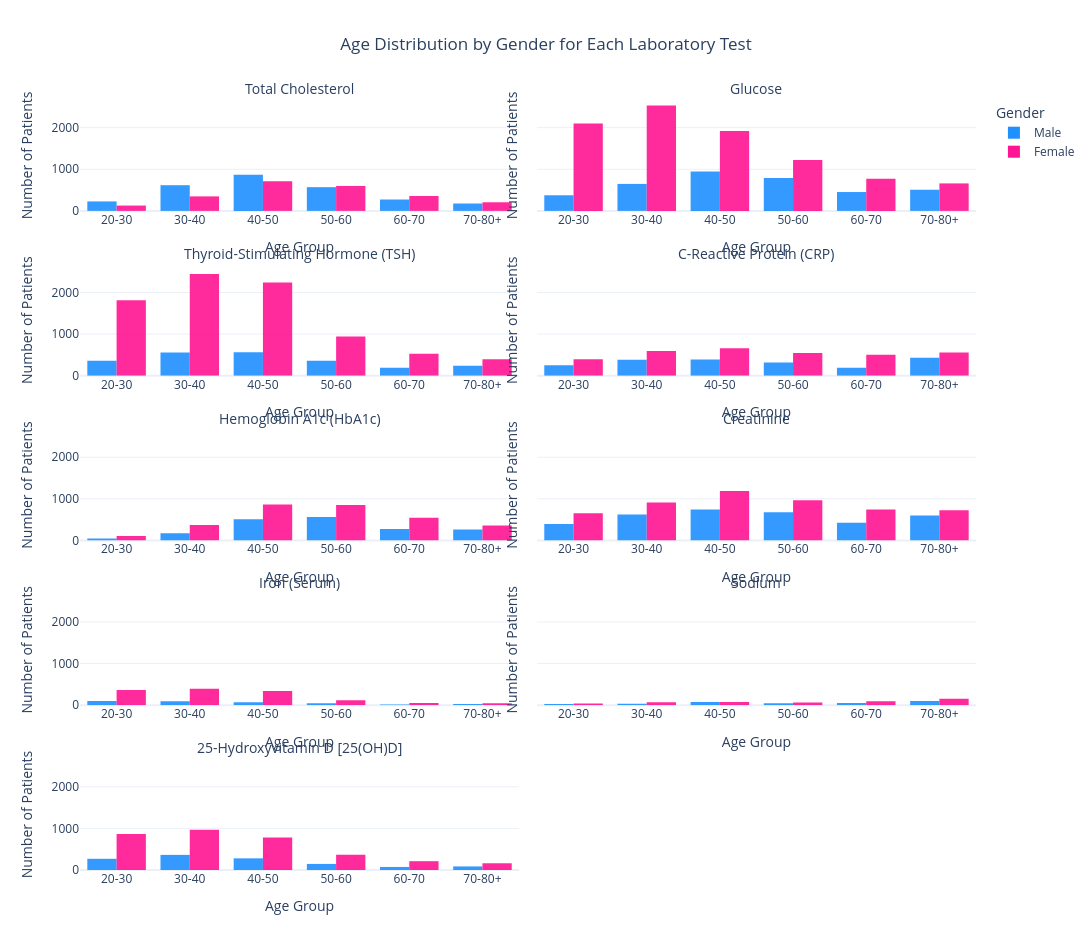

Write notebook code for a chart like this one.
### Code cell
import plotly.express as px

# Tests sélectionnés
tests_selectionnes = [
    'Total Cholesterol',
    'Glucose',
    'Thyroid-Stimulating Hormone (TSH)',
    'C-Reactive Protein (CRP)',
    'Hemoglobin A1c (HbA1c)',
    'Creatinine',
    'Iron (Serum)',
    'Sodium',
    '25-Hydroxyvitamin D [25(OH)D]'
]

# Préparation des données
Lab_Merged_clean_filtered = Lab_Merged_clean.copy()

Lab_Merged_clean_filtered['Age'] = pd.to_numeric(
    Lab_Merged_clean_filtered['Age'],
    errors='coerce'
)

Lab_Merged_clean_filtered = Lab_Merged_clean_filtered[
    (Lab_Merged_clean_filtered['Test Name'].isin(tests_selectionnes)) &
    (Lab_Merged_clean_filtered['Age'] >= 20)
].copy()

# Tranches d'âge
bins = [20, 30, 40, 50, 60, 70, float('inf')]

labels = [
    '20-30', '30-40', '40-50',
    '50-60', '60-70', '70-80+'
]

Lab_Merged_clean_filtered['Age Bracket'] = pd.cut(
    Lab_Merged_clean_filtered['Age'],
    bins=bins,
    labels=labels,
    right=False
)

# Diagramme
age_dist = px.histogram(
    Lab_Merged_clean_filtered,
    x='Age Bracket',
    color='Gender',
    facet_col='Test Name',
    facet_col_wrap=2,
    category_orders={
        'Age Bracket': labels,
        'Test Name': tests_selectionnes
    },
    color_discrete_map={
        'Male': 'dodgerblue',
        'Female': 'deeppink'
    },
    barmode='group',
    opacity=0.9,
    title='Age Distribution by Gender for Each Laboratory Test'
)

age_dist.update_layout(
    template='plotly_white',
    height=950,
    width=1200,
    title_x=0.5,
    font=dict(size=12),
    legend_title_text='Gender',
    bargap=0.2
)

# Affichage clair des tranches d'âge sous chaque test
age_dist.update_xaxes(
    title_text='Age Group',
    tickmode='array',
    tickvals=labels,
    ticktext=labels,
    showticklabels=True
)

age_dist.update_yaxes(
    title_text='Number of Patients',
    rangemode='tozero'
)

# Nom du test au-dessus de chaque graphique
age_dist.for_each_annotation(
    lambda a: a.update(
        text=a.text.split('=')[-1],
        font=dict(size=14)
    )
)

age_dist.show()

### Figure 1 — Plotly figure (JSON) as saved in the notebook; plotly's stock layout.template omitted (floating-point values rounded to 4 significant figures; data arrays with more than 128 entries replaced by an {"elided": "..."} marker saying what was removed)
{"data": [{"alignmentgroup": "True", "bingroup": "x", "hovertemplate": "Gender=Male<br>Test Name=Total Cholesterol<br>Age Bracket=%{x}<br>count=%{y}<extra></extra>", "legendgroup": "Male", "marker": {"color": "dodgerblue", "opacity": 0.9, "pattern": {"shape": ""}}, "name": "Male", "offsetgroup": "Male", "orientation": "v", "showlegend": true, "type": "histogram", "x": {"elided": "2734 str values"}, "xaxis": "x9", "yaxis": "y9"}, {"alignmentgroup": "True", "bingroup": "x", "hovertemplate": "Gender=Male<br>Test Name=Glucose<br>Age Bracket=%{x}<br>count=%{y}<extra></extra>", "legendgroup": "Male", "marker": {"color": "dodgerblue", "opacity": 0.9, "pattern": {"shape": ""}}, "name": "Male", "offsetgroup": "Male", "orientation": "v", "showlegend": false, "type": "histogram", "x": {"elided": "3724 str values"}, "xaxis": "x10", "yaxis": "y10"}, {"alignmentgroup": "True", "bingroup": "x", "hovertemplate": "Gender=Male<br>Test Name=Thyroid-Stimulating Hormone (TSH)<br>Age Bracket=%{x}<br>count=%{y}<extra></extra>", "legendgroup": "Male", "marker": {"color": "dodgerblue", "opacity": 0.9, "pattern": {"shape": ""}}, "name": "Male", "offsetgroup": "Male", "orientation": "v", "showlegend": false, "type": "histogram", "x": {"elided": "2266 str values"}, "xaxis": "x7", "yaxis": "y7"}, {"alignmentgroup": "True", "bingroup": "x", "hovertemplate": "Gender=Male<br>Test Name=C-Reactive Protein (CRP)<br>Age Bracket=%{x}<br>count=%{y}<extra></extra>", "legendgroup": "Male", "marker": {"color": "dodgerblue", "opacity": 0.9, "pattern": {"shape": ""}}, "name": "Male", "offsetgroup": "Male", "orientation": "v", "showlegend": false, "type": "histogram", "x": {"elided": "1969 str values"}, "xaxis": "x8", "yaxis": "y8"}, {"alignmentgroup": "True", "bingroup": "x", "hovertemplate": "Gender=Male<br>Test Name=Hemoglobin A1c (HbA1c)<br>Age Bracket=%{x}<br>count=%{y}<extra></extra>", "legendgroup": "Male", "marker": {"color": "dodgerblue", "opacity": 0.9, "pattern": {"shape": ""}}, "name": "Male", "offsetgroup": "Male", "orientation": "v", "showlegend": false, "type": "histogram", "x": {"elided": "1832 str values"}, "xaxis": "x5", "yaxis": "y5"}, {"alignmentgroup": "True", "bingroup": "x", "hovertemplate": "Gender=Male<br>Test Name=Creatinine<br>Age Bracket=%{x}<br>count=%{y}<extra></extra>", "legendgroup": "Male", "marker": {"color": "dodgerblue", "opacity": 0.9, "pattern": {"shape": ""}}, "name": "Male", "offsetgroup": "Male", "orientation": "v", "showlegend": false, "type": "histogram", "x": {"elided": "3459 str values"}, "xaxis": "x6", "yaxis": "y6"}, {"alignmentgroup": "True", "bingroup": "x", "hovertemplate": "Gender=Male<br>Test Name=Iron (Serum)<br>Age Bracket=%{x}<br>count=%{y}<extra></extra>", "legendgroup": "Male", "marker": {"color": "dodgerblue", "opacity": 0.9, "pattern": {"shape": ""}}, "name": "Male", "offsetgroup": "Male", "orientation": "v", "showlegend": false, "type": "histogram", "x": {"elided": "364 str values"}, "xaxis": "x3", "yaxis": "y3"}, {"alignmentgroup": "True", "bingroup": "x", "hovertemplate": "Gender=Male<br>Test Name=Sodium<br>Age Bracket=%{x}<br>count=%{y}<extra></extra>", "legendgroup": "Male", "marker": {"color": "dodgerblue", "opacity": 0.9, "pattern": {"shape": ""}}, "name": "Male", "offsetgroup": "Male", "orientation": "v", "showlegend": false, "type": "histogram", "x": {"elided": "347 str values"}, "xaxis": "x4", "yaxis": "y4"}, {"alignmentgroup": "True", "bingroup": "x", "hovertemplate": "Gender=Male<br>Test Name=25-Hydroxyvitamin D [25(OH)D]<br>Age Bracket=%{x}<br>count=%{y}<extra></extra>", "legendgroup": "Male", "marker": {"color": "dodgerblue", "opacity": 0.9, "pattern": {"shape": ""}}, "name": "Male", "offsetgroup": "Male", "orientation": "v", "showlegend": false, "type": "histogram", "x": {"elided": "1217 str values"}, "xaxis": "x", "yaxis": "y"}, {"alignmentgroup": "True", "bingroup": "x", "hovertemplate": "Gender=Female<br>Test Name=Total Cholesterol<br>Age Bracket=%{x}<br>count=%{y}<extra></extra>", "legendgroup": "Female", "marker": {"color": "deeppink", "opacity": 0.9, "pattern": {"shape": ""}}, "name": "Female", "offsetgroup": "Female", "orientation": "v", "showlegend": true, "type": "histogram", "x": {"elided": "2351 str values"}, "xaxis": "x9", "yaxis": "y9"}, {"alignmentgroup": "True", "bingroup": "x", "hovertemplate": "Gender=Female<br>Test Name=Glucose<br>Age Bracket=%{x}<br>count=%{y}<extra></extra>", "legendgroup": "Female", "marker": {"color": "deeppink", "opacity": 0.9, "pattern": {"shape": ""}}, "name": "Female", "offsetgroup": "Female", "orientation": "v", "showlegend": false, "type": "histogram", "x": {"elided": "9207 str values"}, "xaxis": "x10", "yaxis": "y10"}, {"alignmentgroup": "True", "bingroup": "x", "hovertemplate": "Gender=Female<br>Test Name=Thyroid-Stimulating Hormone (TSH)<br>Age Bracket=%{x}<br>count=%{y}<extra></extra>", "legendgroup": "Female", "marker": {"color": "deeppink", "opacity": 0.9, "pattern": {"shape": ""}}, "name": "Female", "offsetgroup": "Female", "orientation": "v", "showlegend": false, "type": "histogram", "x": {"elided": "8353 str values"}, "xaxis": "x7", "yaxis": "y7"}, {"alignmentgroup": "True", "bingroup": "x", "hovertemplate": "Gender=Female<br>Test Name=C-Reactive Protein (CRP)<br>Age Bracket=%{x}<br>count=%{y}<extra></extra>", "legendgroup": "Female", "marker": {"color": "deeppink", "opacity": 0.9, "pattern": {"shape": ""}}, "name": "Female", "offsetgroup": "Female", "orientation": "v", "showlegend": false, "type": "histogram", "x": {"elided": "3247 str values"}, "xaxis": "x8", "yaxis": "y8"}, {"alignmentgroup": "True", "bingroup": "x", "hovertemplate": "Gender=Female<br>Test Name=Hemoglobin A1c (HbA1c)<br>Age Bracket=%{x}<br>count=%{y}<extra></extra>", "legendgroup": "Female", "marker": {"color": "deeppink", "opacity": 0.9, "pattern": {"shape": ""}}, "name": "Female", "offsetgroup": "Female", "orientation": "v", "showlegend": false, "type": "histogram", "x": {"elided": "3091 str values"}, "xaxis": "x5", "yaxis": "y5"}, {"alignmentgroup": "True", "bingroup": "x", "hovertemplate": "Gender=Female<br>Test Name=Creatinine<br>Age Bracket=%{x}<br>count=%{y}<extra></extra>", "legendgroup": "Female", "marker": {"color": "deeppink", "opacity": 0.9, "pattern": {"shape": ""}}, "name": "Female", "offsetgroup": "Female", "orientation": "v", "showlegend": false, "type": "histogram", "x": {"elided": "5184 str values"}, "xaxis": "x6", "yaxis": "y6"}, {"alignmentgroup": "True", "bingroup": "x", "hovertemplate": "Gender=Female<br>Test Name=Iron (Serum)<br>Age Bracket=%{x}<br>count=%{y}<extra></extra>", "legendgroup": "Female", "marker": {"color": "deeppink", "opacity": 0.9, "pattern": {"shape": ""}}, "name": "Female", "offsetgroup": "Female", "orientation": "v", "showlegend": false, "type": "histogram", "x": {"elided": "1318 str values"}, "xaxis": "x3", "yaxis": "y3"}, {"alignmentgroup": "True", "bingroup": "x", "hovertemplate": "Gender=Female<br>Test Name=Sodium<br>Age Bracket=%{x}<br>count=%{y}<extra></extra>", "legendgroup": "Female", "marker": {"color": "deeppink", "opacity": 0.9, "pattern": {"shape": ""}}, "name": "Female", "offsetgroup": "Female", "orientation": "v", "showlegend": false, "type": "histogram", "x": {"elided": "501 str values"}, "xaxis": "x4", "yaxis": "y4"}, {"alignmentgroup": "True", "bingroup": "x", "hovertemplate": "Gender=Female<br>Test Name=25-Hydroxyvitamin D [25(OH)D]<br>Age Bracket=%{x}<br>count=%{y}<extra></extra>", "legendgroup": "Female", "marker": {"color": "deeppink", "opacity": 0.9, "pattern": {"shape": ""}}, "name": "Female", "offsetgroup": "Female", "orientation": "v", "showlegend": false, "type": "histogram", "x": {"elided": "3352 str values"}, "xaxis": "x", "yaxis": "y"}], "layout": {"annotations": [{"font": {"size": 14}, "showarrow": false, "text": "25-Hydroxyvitamin D [25(OH)D]", "x": 0.245, "xanchor": "center", "xref": "paper", "y": 0.144, "yanchor": "bottom", "yref": "paper"}, {"font": {"size": 14}, "showarrow": false, "text": "Iron (Serum)", "x": 0.245, "xanchor": "center", "xref": "paper", "y": 0.358, "yanchor": "bottom", "yref": "paper"}, {"font": {"size": 14}, "showarrow": false, "text": "Sodium", "x": 0.755, "xanchor": "center", "xref": "paper", "y": 0.358, "yanchor": "bottom", "yref": "paper"}, {"font": {"size": 14}, "showarrow": false, "text": "Hemoglobin A1c (HbA1c)", "x": 0.245, "xanchor": "center", "xref": "paper", "y": 0.572, "yanchor": "bottom", "yref": "paper"}, {"font": {"size": 14}, "showarrow": false, "text": "Creatinine", "x": 0.755, "xanchor": "center", "xref": "paper", "y": 0.572, "yanchor": "bottom", "yref": "paper"}, {"font": {"size": 14}, "showarrow": false, "text": "Thyroid-Stimulating Hormone (TSH)", "x": 0.245, "xanchor": "center", "xref": "paper", "y": 0.786, "yanchor": "bottom", "yref": "paper"}, {"font": {"size": 14}, "showarrow": false, "text": "C-Reactive Protein (CRP)", "x": 0.755, "xanchor": "center", "xref": "paper", "y": 0.786, "yanchor": "bottom", "yref": "paper"}, {"font": {"size": 14}, "showarrow": false, "text": "Total Cholesterol", "x": 0.245, "xanchor": "center", "xref": "paper", "y": 1, "yanchor": "bottom", "yref": "paper"}, {"font": {"size": 14}, "showarrow": false, "text": "Glucose", "x": 0.755, "xanchor": "center", "xref": "paper", "y": 1, "yanchor": "bottom", "yref": "paper"}], "bargap": 0.2, "barmode": "group", "font": {"size": 12}, "height": 950, "legend": {"title": {"text": "Gender"}, "tracegroupgap": 0}, "title": {"text": "Age Distribution by Gender for Each Laboratory Test", "x": 0.5}, "width": 1200, "xaxis": {"anchor": "y", "categoryarray": ["20-30", "30-40", "40-50", "50-60", "60-70", "70-80+"], "categoryorder": "array", "domain": [0, 0.49], "showticklabels": true, "tickmode": "array", "ticktext": ["20-30", "30-40", "40-50", "50-60", "60-70", "70-80+"], "tickvals": ["20-30", "30-40", "40-50", "50-60", "60-70", "70-80+"], "title": {"text": "Age Group"}}, "xaxis10": {"anchor": "y10", "domain": [0.51, 1], "matches": "x", "showticklabels": true, "tickmode": "array", "ticktext": ["20-30", "30-40", "40-50", "50-60", "60-70", "70-80+"], "tickvals": ["20-30", "30-40", "40-50", "50-60", "60-70", "70-80+"], "title": {"text": "Age Group"}}, "xaxis2": {"anchor": "y2", "categoryarray": ["20-30", "30-40", "40-50", "50-60", "60-70", "70-80+"], "categoryorder": "array", "domain": [0.51, 1], "matches": "x", "showticklabels": true, "tickmode": "array", "ticktext": ["20-30", "30-40", "40-50", "50-60", "60-70", "70-80+"], "tickvals": ["20-30", "30-40", "40-50", "50-60", "60-70", "70-80+"], "title": {"text": "Age Group"}}, "xaxis3": {"anchor": "y3", "domain": [0, 0.49], "matches": "x", "showticklabels": true, "tickmode": "array", "ticktext": ["20-30", "30-40", "40-50", "50-60", "60-70", "70-80+"], "tickvals": ["20-30", "30-40", "40-50", "50-60", "60-70", "70-80+"], "title": {"text": "Age Group"}}, "xaxis4": {"anchor": "y4", "domain": [0.51, 1], "matches": "x", "showticklabels": true, "tickmode": "array", "ticktext": ["20-30", "30-40", "40-50", "50-60", "60-70", "70-80+"], "tickvals": ["20-30", "30-40", "40-50", "50-60", "60-70", "70-80+"], "title": {"text": "Age Group"}}, "xaxis5": {"anchor": "y5", "domain": [0, 0.49], "matches": "x", "showticklabels": true, "tickmode": "array", "ticktext": ["20-30", "30-40", "40-50", "50-60", "60-70", "70-80+"], "tickvals": ["20-30", "30-40", "40-50", "50-60", "60-70", "70-80+"], "title": {"text": "Age Group"}}, "xaxis6": {"anchor": "y6", "domain": [0.51, 1], "matches": "x", "showticklabels": true, "tickmode": "array", "ticktext": ["20-30", "30-40", "40-50", "50-60", "60-70", "70-80+"], "tickvals": ["20-30", "30-40", "40-50", "50-60", "60-70", "70-80+"], "title": {"text": "Age Group"}}, "xaxis7": {"anchor": "y7", "domain": [0, 0.49], "matches": "x", "showticklabels": true, "tickmode": "array", "ticktext": ["20-30", "30-40", "40-50", "50-60", "60-70", "70-80+"], "tickvals": ["20-30", "30-40", "40-50", "50-60", "60-70", "70-80+"], "title": {"text": "Age Group"}}, "xaxis8": {"anchor": "y8", "domain": [0.51, 1], "matches": "x", "showticklabels": true, "tickmode": "array", "ticktext": ["20-30", "30-40", "40-50", "50-60", "60-70", "70-80+"], "tickvals": ["20-30", "30-40", "40-50", "50-60", "60-70", "70-80+"], "title": {"text": "Age Group"}}, "xaxis9": {"anchor": "y9", "domain": [0, 0.49], "matches": "x", "showticklabels": true, "tickmode": "array", "ticktext": ["20-30", "30-40", "40-50", "50-60", "60-70", "70-80+"], "tickvals": ["20-30", "30-40", "40-50", "50-60", "60-70", "70-80+"], "title": {"text": "Age Group"}}, "yaxis": {"anchor": "x", "domain": [0, 0.144], "rangemode": "tozero", "title": {"text": "Number of Patients"}}, "yaxis10": {"anchor": "x10", "domain": [0.856, 1], "matches": "y", "rangemode": "tozero", "showticklabels": false, "title": {"text": "Number of Patients"}}, "yaxis2": {"anchor": "x2", "domain": [0, 0.144], "matches": "y", "rangemode": "tozero", "showticklabels": false, "title": {"text": "Number of Patients"}}, "yaxis3": {"anchor": "x3", "domain": [0.214, 0.358], "matches": "y", "rangemode": "tozero", "title": {"text": "Number of Patients"}}, "yaxis4": {"anchor": "x4", "domain": [0.214, 0.358], "matches": "y", "rangemode": "tozero", "showticklabels": false, "title": {"text": "Number of Patients"}}, "yaxis5": {"anchor": "x5", "domain": [0.428, 0.572], "matches": "y", "rangemode": "tozero", "title": {"text": "Number of Patients"}}, "yaxis6": {"anchor": "x6", "domain": [0.428, 0.572], "matches": "y", "rangemode": "tozero", "showticklabels": false, "title": {"text": "Number of Patients"}}, "yaxis7": {"anchor": "x7", "domain": [0.642, 0.786], "matches": "y", "rangemode": "tozero", "title": {"text": "Number of Patients"}}, "yaxis8": {"anchor": "x8", "domain": [0.642, 0.786], "matches": "y", "rangemode": "tozero", "showticklabels": false, "title": {"text": "Number of Patients"}}, "yaxis9": {"anchor": "x9", "domain": [0.856, 1], "matches": "y", "rangemode": "tozero", "title": {"text": "Number of Patients"}}}}
